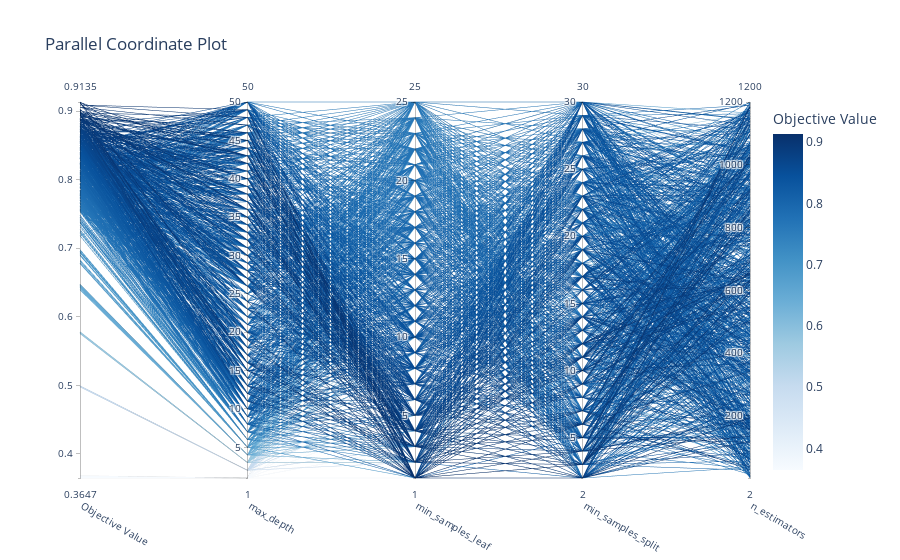

The notebook cell saved with this chart:
### Code cell
optuna.visualization.plot_parallel_coordinate(study_opt_merged)

### Figure 1 — Plotly figure (JSON) as saved in the notebook; plotly's stock layout.template omitted (floating-point values rounded to 4 significant figures; data arrays with more than 128 entries replaced by an {"elided": "..."} marker saying what was removed)
{"data": [{"dimensions": [{"label": "Objective Value", "range": [0.3647, 0.9135], "values": {"elided": "1010 float values"}}, {"label": "max_depth", "range": [1, 50], "values": {"elided": "1010 int values"}}, {"label": "min_samples_leaf", "range": [1, 25], "values": {"elided": "1010 int values"}}, {"label": "min_samples_split", "range": [2, 30], "values": {"elided": "1010 int values"}}, {"label": "n_estimators", "range": [2, 1200], "values": {"elided": "1010 int values"}}], "labelangle": 30, "labelside": "bottom", "line": {"color": {"elided": "1010 float values"}, "colorbar": {"title": {"text": "Objective Value"}}, "colorscale": [[0, "rgb(247,251,255)"], [0.125, "rgb(222,235,247)"], [0.25, "rgb(198,219,239)"], [0.375, "rgb(158,202,225)"], [0.5, "rgb(107,174,214)"], [0.625, "rgb(66,146,198)"], [0.75, "rgb(33,113,181)"], [0.875, "rgb(8,81,156)"], [1, "rgb(8,48,107)"]], "reversescale": false, "showscale": true}, "type": "parcoords"}], "layout": {"title": {"text": "Parallel Coordinate Plot"}}}
